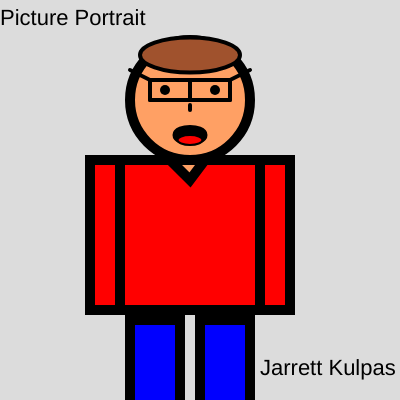
Frame 1 (no input)
Frame 60 (no input): identical to frame 1, image omitted
Frame 120 (the mouse pressed at the canvas centre since frame 60): identical to frame 1, image omitted

The p5.js sketch that drew this single still picture (run headless with seeded random() and noise() and a simulated clock; from frame 60 on, the mouse is pressed at the canvas centre):

// p5.js sketch
// ── sketch.js
function setup() {
    createCanvas(400, 400);
  }
  
  function draw() {
    background(220);
    textSize(22)
      text("Picture Portrait",0,25)
    
    strokeWeight(10);
    fill(255,0 ,0)
    rect(115, 160, 150)
    
    fill(255,160,100);
      circle(190,100,120)
    triangle(170,160,205,160,190,180)
    strokeWeight(4);
    line(190,105,190,110)
    line(150,80,230,80)
    line(190,80,190,100)
    line(150,100,230,100)
    line(150,100,150,80)
    line(230,100,230,80)
    line(230,80,250,70)
    line(150,80,130,70)
    fill(160,82,45)
    ellipse(190,55,100,35)
    fill(255,0,0)
    ellipse
    
   strokeWeight(10);
      fill(0);
      point(165,90);
      point(215,90);
    
    strokeWeight(10);
    ellipse(190,135,25,10)
    fill(255,0,0)
    rect(90,160,30,150)
    rect(260,160,30,150)
    
    fill(0,0,255)
    rect(130,320,50,150)
    rect(200,320,50,150)
    strokeWeight(10);
    strokeWeight(2);
    fill(255,0,0)
    ellipse(190,140,25,10)
    strokeWeight(10);
     fill(0)
      textSize(22);
       text("Jarrett Kulpas",260,375)
  
  }
